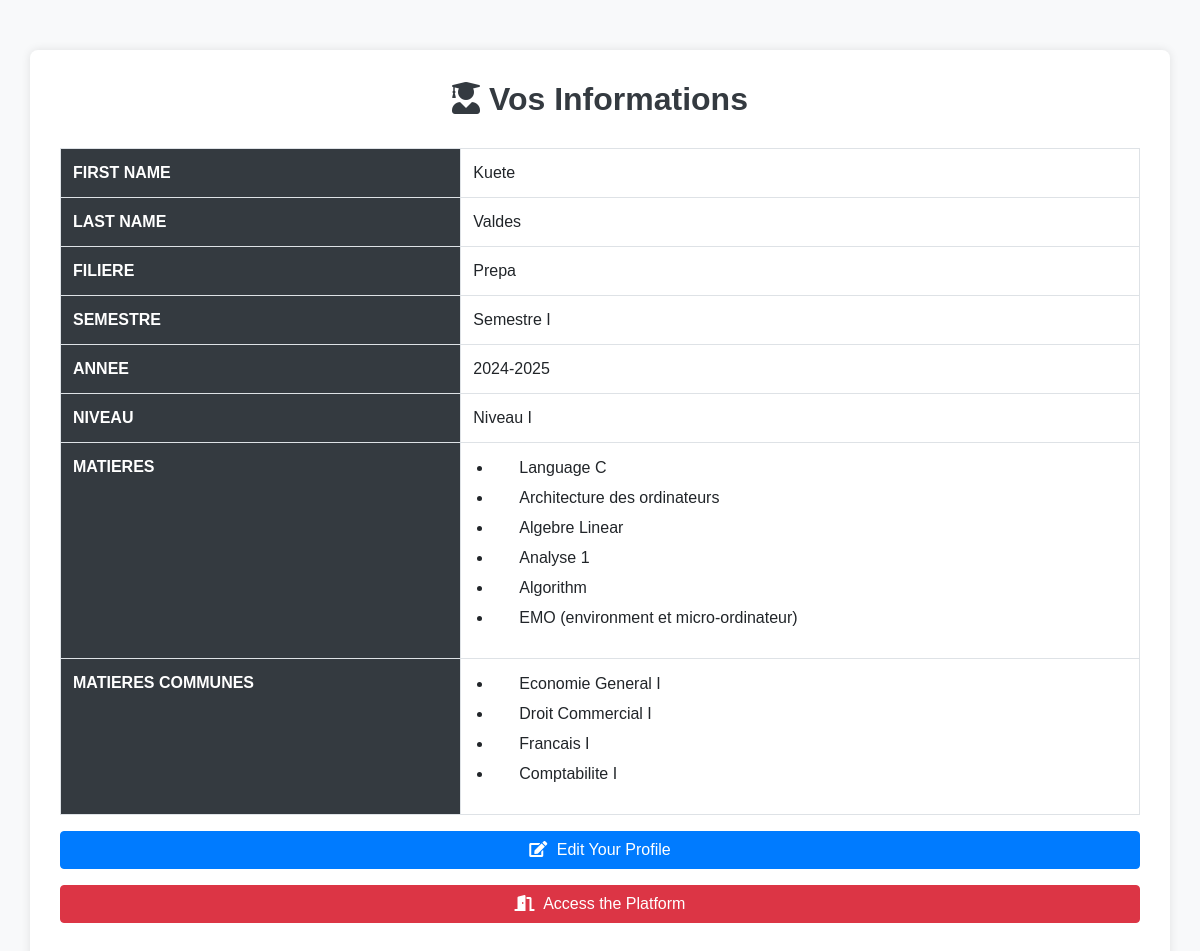
The app's page /choix/etudiant/view_information.php (signed in) with its own data.
### tables this page shows
CREATE TABLE `etudiants` (
  `id_etudiant` int(11) NOT NULL,
  `firstName_etudiant` varchar(50) NOT NULL,
  `lastName_etudiant` varchar(50) NOT NULL,
  `password` varchar(255) NOT NULL,
  `date_creation` timestamp NOT NULL DEFAULT current_timestamp(),
  `id_filiere` int(11) DEFAULT NULL,
  `id_niveau` int(11) DEFAULT NULL
);

CREATE TABLE `filieres` (
  `id_filiere` int(11) NOT NULL,
  `nom_filiere` varchar(50) NOT NULL
);

CREATE TABLE `semestres` (
  `id_semestre` int(11) NOT NULL,
  `nom_semestre` varchar(50) NOT NULL
);

CREATE TABLE `annees` (
  `id_annee` int(11) NOT NULL,
  `annee` varchar(9) NOT NULL
);

CREATE TABLE `niveaux` (
  `id_niveau` int(11) NOT NULL,
  `nom_niveau` varchar(50) NOT NULL
);

CREATE TABLE `matieres` (
  `id_matiere` int(11) NOT NULL,
  `nom_matiere` varchar(100) NOT NULL,
  `courseCode` varchar(52) NOT NULL,
  `id_filiere` int(11) DEFAULT NULL,
  `id_semestre` int(11) DEFAULT NULL,
  `id_niveau` int(11) DEFAULT NULL
);

CREATE TABLE `matieres_communes` (
  `id_matiere_commune` int(11) NOT NULL,
  `nom_matiere_commune` varchar(100) NOT NULL,
  `courseCode` varchar(52) NOT NULL,
  `id_filiere` int(11) DEFAULT NULL,
  `id_semestre` int(11) DEFAULT NULL,
  `id_niveau` int(11) DEFAULT NULL
);

### choix/etudiant/view_information.php (the view, shortened to what this page needs)
<?php
require_once 'db_connect.php';
$id_etudiant = $_SESSION['userId_etudiant'];
$sql_profile = "
SELECT e.id_etudiant, e.firstName_etudiant, e.lastName_etudiant, f.nom_filiere AS filiere, s.nom_semestre AS semestre, a.annee AS annee, n.nom_niveau AS niveau
FROM profile_etudiant pe
JOIN etudiants e ON pe.id_etudiant = e.id_etudiant
JOIN filieres f ON pe.id_filiere = f.id_filiere
JOIN semestres s ON pe.id_semestre = s.id_semestre
JOIN annees a ON pe.id_annee = a.id_annee
JOIN niveaux n ON pe.id_niveau = n.id_niveau
WHERE pe.id_etudiant = ?";
$stmt_profile = $conn->prepare($sql_profile);
$stmt_profile->bind_param("i", $id_etudiant);
$stmt_profile->execute();
$result_profile = $stmt_profile->get_result();
$profile = $result_profile->fetch_assoc();
$sql_matieres = "
SELECT m.nom_matiere AS matiere
FROM matieres_etudiants me
JOIN matieres m ON me.id_matiere = m.id_matiere
WHERE me.id_etudiant = ?";
$stmt_matieres = $conn->prepare($sql_matieres);
$stmt_matieres->bind_param("i", $id_etudiant);
$stmt_matieres->execute();
$result_matieres = $stmt_matieres->get_result();
$sql_matieres_communes = "
SELECT mc.nom_matiere_commune AS matieres_communes
FROM matieres_communes_etudiants mce
JOIN matieres_communes mc ON mce.id_matiere_commune = mc.id_matiere_commune
WHERE mce.id_etudiant = ?";
$stmt_matieres_communes = $conn->prepare($sql_matieres_communes);
$stmt_matieres_communes->bind_param("i", $id_etudiant);
$stmt_matieres_communes->execute();
$result_matieres_communes = $stmt_matieres_communes->get_result();
?>
<!DOCTYPE html>
<html lang="en">
<head>
    <link rel="stylesheet" href="https://maxcdn.bootstrapcdn.com/bootstrap/4.5.2/css/bootstrap.min.css">
    <link rel="stylesheet" href="https://cdnjs.cloudflare.com/ajax/libs/font-awesome/5.15.4/css/all.min.css">
</head>
<body>
    <div class="container">
        <h2><i class="fas fa-user-graduate"></i> Vos Informations</h2>
        <table class="table table-bordered">
            <tr>
                <th>First Name</th>
                <td><?php echo htmlspecialchars($profile['firstName_etudiant']); ?></td>
            </tr>
            <tr>
                <th>Last Name</th>
                <td><?php echo htmlspecialchars($profile['lastName_etudiant']); ?></td>
            </tr>
            <tr>
                <th>Filiere</th>
                <td><?php echo htmlspecialchars($profile['filiere']); ?></td>
            </tr>
            <tr>
                <th>Semestre</th>
                <td><?php echo htmlspecialchars($profile['semestre']); ?></td>
            </tr>
            <tr>
                <th>Annee</th>
                <td><?php echo htmlspecialchars($profile['annee']); ?></td>
            </tr>
            <tr>
                <th>Niveau</th>
                <td><?php echo htmlspecialchars($profile['niveau']); ?></td>
            </tr>
            <tr>
                <th>Matieres</th>
                <td>
                    <ul>
                        <?php while ($matiere = $result_matieres->fetch_assoc()): ?>
                            <li><?php echo htmlspecialchars($matiere['matiere']); ?></li>
                        <?php endwhile; ?>
                    </ul>
                </td>
            </tr>
            <tr>
                <th>Matieres Communes</th>
                <td>
                    <ul>
                        <?php while ($matiere_commune = $result_matieres_communes->fetch_assoc()): ?>
                            <li><?php echo htmlspecialchars($matiere_commune['matieres_communes']); ?></li>
                        <?php endwhile; ?>
                    </ul>
                </td>
            </tr>
        </table>
        <p>
            <a href="edit_profile.php" class="btn btn-primary btn-block"><i class="fas fa-edit"></i> Edit Your Profile</a>
        </p>
        <p>
            <a href="Mentor/index.html" class="btn btn-danger btn-block"><i class="fas fa-door-open"></i> Access the Platform</a>
        </p>
    </div>
</body>
</html>

### choix/etudiant/view_information.php (style rules this page uses)
body { font-family: 'Arial', sans-serif; background-color: #f8f9fa; }
.container { margin-top: 50px; background: #fff; padding: 30px; border-radius: 8px; box-shadow: 0 0 10px rgba(0, 0, 0, 0.1); }
h2 { color: #343a40; font-weight: bold; margin-bottom: 30px; text-align: center; }
.table th { background-color: #343a40; color: #fff; text-transform: uppercase; }
.table td { vertical-align: middle; }
.btn-primary { background-color: #007bff; border-color: #007bff; }
.btn-danger { background-color: #dc3545; border-color: #dc3545; }
.btn i { margin-right: 5px; }
.btn-block { display: block; width: 100%; margin-top: 10px; }
ul { padding-left: 20px; }
ul li { margin-bottom: 5px; }
ul li::before { content: '\f0da'; font-family: "Font Awesome 5 Free"; padding-right: 10px; color: #007bff; }

### records on screen
etudiants: firstName_etudiant "Kuete", lastName_etudiant "Valdes", id_filiere.nom_filiere "Prepa", semestres.nom_semestre "Semestre I", annees.annee "2024-2025", id_niveau.nom_niveau "Niveau I"
matieres: nom_matiere "Language C"
matieres: nom_matiere "Architecture des ordinateurs"
matieres: nom_matiere "Algebre Linear"
matieres: nom_matiere "Analyse 1"
matieres: nom_matiere "Algorithm"
matieres: nom_matiere "EMO (environment et micro-ordinateur)"
matieres_communes: nom_matiere_commune "Economie General I"
matieres_communes: nom_matiere_commune "Droit Commercial I"
matieres_communes: nom_matiere_commune "Francais I"
matieres_communes: nom_matiere_commune "Comptabilite I"
